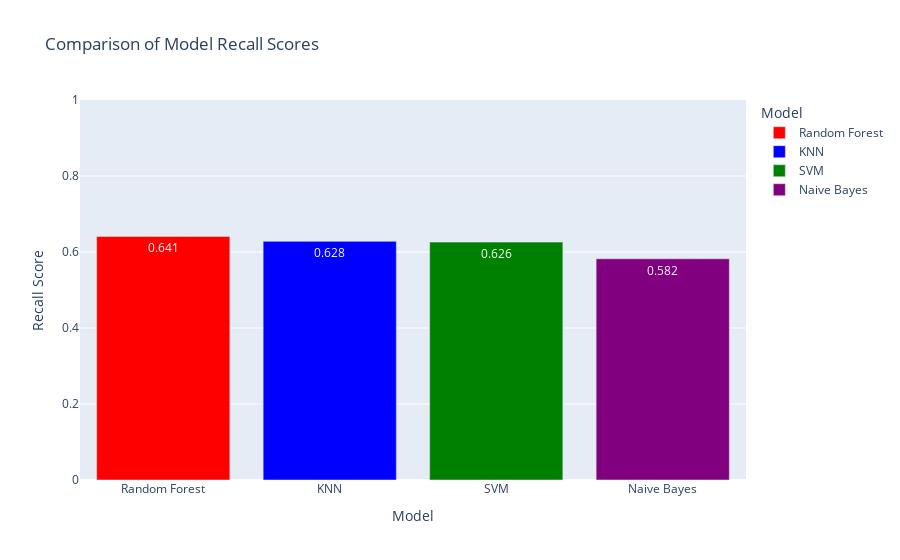

Source (notebook cell):
### Code cell
# Comparar as métricas de recall dos diferentes modelos
models = ['Random Forest', 'SVM', 'KNN', 'Naive Bayes']
recall_scores = [
    classification_report(y_test, rf_model.predict(X_test), output_dict=True)['weighted avg']['recall'],
    classification_report(y_test, svm_model.predict(X_test), output_dict=True)['weighted avg']['recall'],
    classification_report(y_test, knn_model.predict(X_test), output_dict=True)['weighted avg']['recall'],
    classification_report(y_test, nb_model.predict(X_test), output_dict=True)['weighted avg']['recall']
]

# Formatar os valores de recall com 3 casas decimais
recall_scores = [round(score, 3) for score in recall_scores]

# Criar um DataFrame para facilitar a manipulação dos dados
df_recall = pd.DataFrame({'Model': models, 'Recall Score': recall_scores})

# Ordenar o DataFrame pelo Recall Score
df_recall = df_recall.sort_values(by='Recall Score', ascending=False)

# Criar o gráfico de barras usando Plotly
fig = px.bar(df_recall, x='Model', y='Recall Score', title='Comparison of Model Recall Scores', 
             labels={'Recall Score': 'Recall Score'}, text='Recall Score',
             color='Model', color_discrete_map={'KNN': 'blue', 'Random Forest': 'red', 'SVM': 'green', 'Naive Bayes': 'purple'})

# Atualizar o layout do gráfico
fig.update_layout(yaxis=dict(range=[0, 1]), xaxis_title='Model', yaxis_title='Recall Score')
fig.show()

### Figure 1 — Plotly figure (JSON) as saved in the notebook; plotly's stock layout.template omitted (floating-point values rounded to 4 significant figures)
{"data": [{"alignmentgroup": "True", "hovertemplate": "Model=%{x}<br>Recall Score=%{text}<extra></extra>", "legendgroup": "Random Forest", "marker": {"color": "red", "pattern": {"shape": ""}}, "name": "Random Forest", "offsetgroup": "Random Forest", "orientation": "v", "showlegend": true, "text": [0.641], "textposition": "auto", "type": "bar", "x": ["Random Forest"], "xaxis": "x", "y": [0.641], "yaxis": "y"}, {"alignmentgroup": "True", "hovertemplate": "Model=%{x}<br>Recall Score=%{text}<extra></extra>", "legendgroup": "KNN", "marker": {"color": "blue", "pattern": {"shape": ""}}, "name": "KNN", "offsetgroup": "KNN", "orientation": "v", "showlegend": true, "text": [0.628], "textposition": "auto", "type": "bar", "x": ["KNN"], "xaxis": "x", "y": [0.628], "yaxis": "y"}, {"alignmentgroup": "True", "hovertemplate": "Model=%{x}<br>Recall Score=%{text}<extra></extra>", "legendgroup": "SVM", "marker": {"color": "green", "pattern": {"shape": ""}}, "name": "SVM", "offsetgroup": "SVM", "orientation": "v", "showlegend": true, "text": [0.626], "textposition": "auto", "type": "bar", "x": ["SVM"], "xaxis": "x", "y": [0.626], "yaxis": "y"}, {"alignmentgroup": "True", "hovertemplate": "Model=%{x}<br>Recall Score=%{text}<extra></extra>", "legendgroup": "Naive Bayes", "marker": {"color": "purple", "pattern": {"shape": ""}}, "name": "Naive Bayes", "offsetgroup": "Naive Bayes", "orientation": "v", "showlegend": true, "text": [0.582], "textposition": "auto", "type": "bar", "x": ["Naive Bayes"], "xaxis": "x", "y": [0.582], "yaxis": "y"}], "layout": {"barmode": "relative", "legend": {"title": {"text": "Model"}, "tracegroupgap": 0}, "title": {"text": "Comparison of Model Recall Scores"}, "xaxis": {"anchor": "y", "categoryarray": ["Random Forest", "KNN", "SVM", "Naive Bayes"], "categoryorder": "array", "domain": [0, 1], "title": {"text": "Model"}}, "yaxis": {"anchor": "x", "domain": [0, 1], "range": [0, 1], "title": {"text": "Recall Score"}}}}
